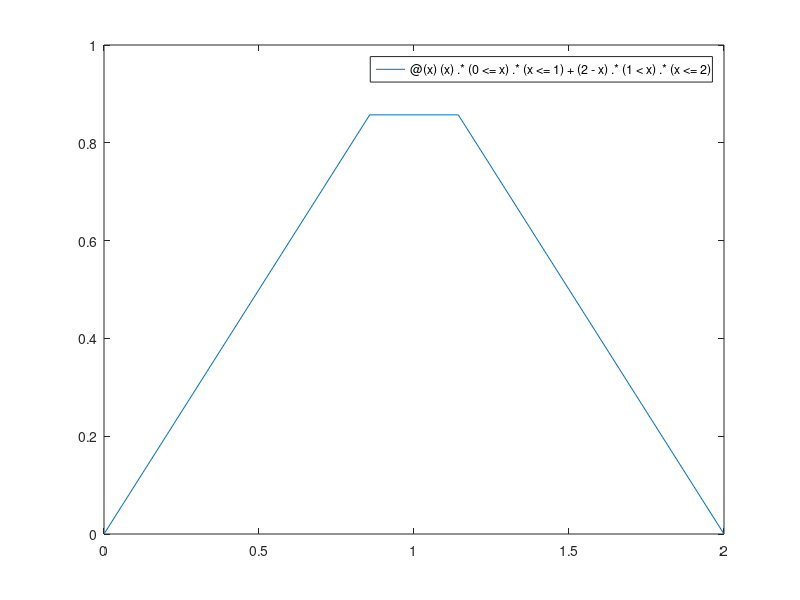

MATLAB code for this plot:
% Octave Script
% Title			    :funcion real de variables real
% Description		:Script para recordar funciones reales
% Author		    :fernando angel garcia hernandez
% Date		    	:27/10/2021
% Version		    :1
% Usage			    :octave
%               :https://octaveintro.readthedocs.io/en/latest/index.html

%funcion trozos
%si f:D?I | f(x)=(sqrt=0 si 0<=x<=1)(2-x si 1<x<=2)
f=@(x) (x).*(0<=x).*(x<=1)+(2-x).*(1<x).*(x<=2);
f(-1)
f(5)
f(6)
%estudia la continuidad de f
f(3)
f(5)
fplot(@(x)(x).*(0<=x).*(x<=1)+(2-x).*(1<x).*(x<=2),[0,2])
